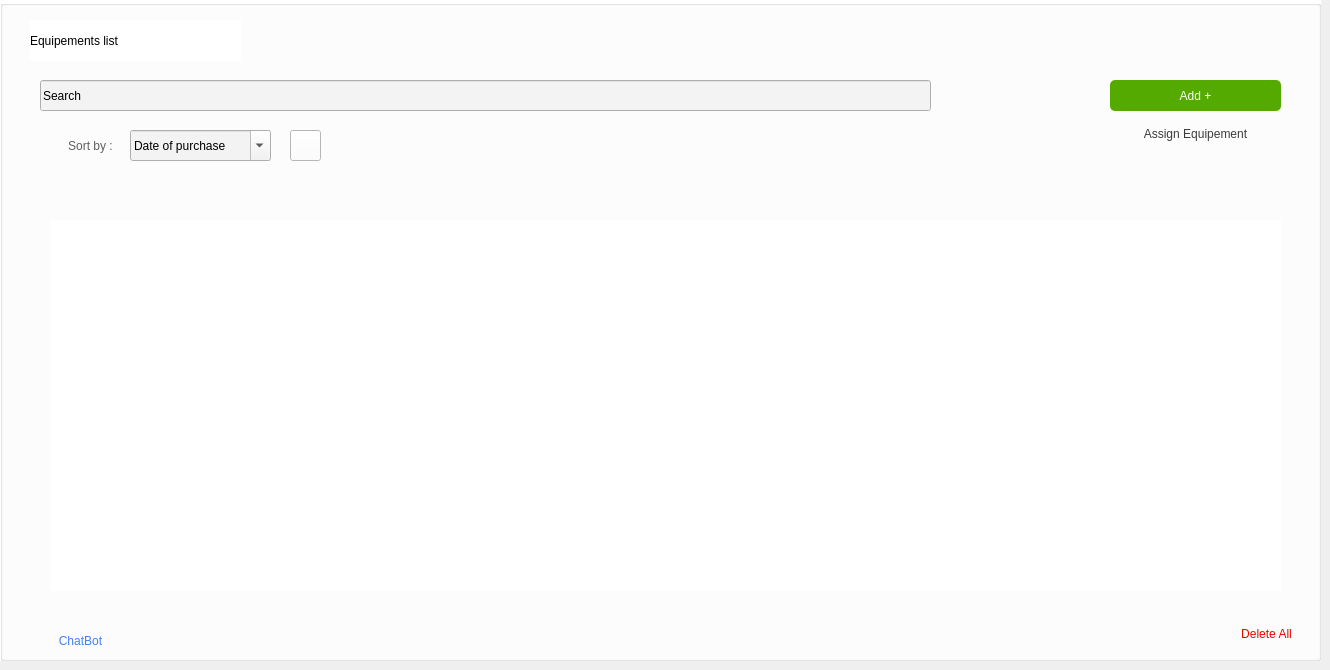
      <widget class="QWidget" name="list_equip">
       <widget class="QGroupBox" name="groupBox_3">
        <property name="geometry">
         <rect>
          <x>0</x>
          <y>0</y>
          <width>1321</width>
          <height>661</height>
         </rect>
        </property>
        <property name="styleSheet">
         <string notr="true">background-color: rgb(255, 255, 255);
border-color: rgb(255, 255, 255);</string>
        </property>
        <property name="title">
         <string/>
        </property>
        <widget class="QComboBox" name="sort_equip">
         <property name="geometry">
          <rect>
           <x>130</x>
           <y>130</y>
           <width>141</width>
           <height>31</height>
          </rect>
         </property>
         <property name="styleSheet">
          <string notr="true">background-color: rgb(243, 243, 243);</string>
         </property>
         <property name="editable">
          <bool>true</bool>
         </property>
         <item>
          <property name="text">
           <string>Date of purchase</string>
          </property>
         </item>
         <item>
          <property name="text">
           <string>ID</string>
          </property>
         </item>
         <item>
          <property name="text">
           <string>Number of users</string>
          </property>
         </item>
        </widget>
        <widget class="QPushButton" name="ajouter_equip">
         <property name="geometry">
          <rect>
           <x>1110</x>
           <y>80</y>
           <width>171</width>
           <height>31</height>
          </rect>
         </property>
         <property name="styleSheet">
          <string notr="true">background-color: rgb(85, 170, 0);
font: 9pt &quot;MS Shell Dlg 2&quot;;
color: rgb(255, 255, 255);
border-radius: 5px;</string>
         </property>
         <property name="text">
          <string>Add +</string>
         </property>
         <property name="iconSize">
          <size>
           <width>21</width>
           <height>21</height>
          </size>
         </property>
         <property name="default">
          <bool>false</bool>
         </property>
         <property name="flat">
          <bool>false</bool>
         </property>
        </widget>
        <widget class="QLineEdit" name="search_equip">
         <property name="geometry">
          <rect>
           <x>40</x>
           <y>80</y>
           <width>891</width>
           <height>31</height>
          </rect>
         </property>
         <property name="styleSheet">
          <string notr="true">background-color: rgb(243, 243, 243);</string>
         </property>
         <property name="text">
          <string>Search</string>
         </property>
        </widget>
        <widget class="QLabel" name="label_28">
         <property name="geometry">
          <rect>
           <x>30</x>
           <y>20</y>
           <width>211</width>
           <height>41</height>
          </rect>
         </property>
         <property name="styleSheet">
          <string notr="true">font: 15pt &quot;Poppins&quot;;</string>
         </property>
         <property name="text">
          <string>Equipements list</string>
         </property>
        </widget>
        <widget class="QPushButton" name="stat_equip">
         <property name="geometry">
          <rect>
           <x>330</x>
           <y>130</y>
           <width>31</width>
           <height>31</height>
          </rect>
         </property>
         <property name="text">
          <string/>
         </property>
         <property name="icon">
          <iconset resource="assets.qrc">
           <normaloff>:/img/img/stat.png</normaloff>:/img/img/stat.png</iconset>
         </property>
         <property name="iconSize">
          <size>
           <width>27</width>
           <height>27</height>
          </size>
         </property>
         <property name="flat">
          <bool>true</bool>
         </property>
        </widget>
        <widget class="QTableView" name="tableView_equip">
         <property name="geometry">
          <rect>
           <x>50</x>
           <y>220</y>
           <width>1231</width>
           <height>371</height>
          </rect>
         </property>
         <property name="styleSheet">
          <string notr="true">
QTableView {
    color: black;
    font: 14px;
border: none;
}

QHeaderView{
	background-color:#F1F6FE;
border-bottom: 2px solid;
border-bottom-color: #437FF7;
color: #437FF7;
 height: 50px;
    font: 18px;

}
QHeaderView::vertical{
display:none;
}
QTableView::item{
    border:none;
}
QTableView::item:focus{
    background-color: #F1F6FE;
	color :#437FF7;

	border-color: rgb(255, 255, 255);
}
QScrollBar:vertical {
    background-color: #FFF;
	border: none;
}
 QScrollBar::handle:vertical {
    background-color: #F1F6FE;
border-radius:10px;

 }
QScrollBar:horizontal {
   background-color: #FFF;
	border: none;
}
 QScrollBar::handle:horizontal {
       background-color: #F1F6FE;
border-radius:10px;
 }</string>
         </property>
         <property name="frameShape">
          <enum>QFrame::NoFrame</enum>
         </property>
         <property name="frameShadow">
          <enum>QFrame::Plain</enum>
         </property>
         <property name="lineWidth">
          <number>1</number>
         </property>
         <property name="autoScrollMargin">
          <number>15</number>
         </property>
         <property name="alternatingRowColors">
          <bool>true</bool>
         </property>
         <property name="showGrid">
          <bool>false</bool>
         </property>
         <property name="gridStyle">
          <enum>Qt::SolidLine</enum>
         </property>
         <property name="sortingEnabled">
          <bool>false</bool>
         </property>
         <attribute name="horizontalHeaderVisible">
          <bool>false</bool>
         </attribute>
         <attribute name="horizontalHeaderCascadingSectionResizes">
          <bool>false</bool>
         </attribute>
         <attribute name="horizontalHeaderMinimumSectionSize">
          <number>34</number>
         </attribute>
         <attribute name="horizontalHeaderDefaultSectionSize">
          <number>110</number>
         </attribute>
         <attribute name="horizontalHeaderHighlightSections">
          <bool>true</bool>
         </attribute>
         <attribute name="horizontalHeaderShowSortIndicator" stdset="0">
          <bool>true</bool>
         </attribute>
         <attribute name="verticalHeaderVisible">
          <bool>false</bool>
         </attribute>
         <attribute name="verticalHeaderMinimumSectionSize">
          <number>45</number>
         </attribute>
         <attribute name="verticalHeaderDefaultSectionSize">
          <number>55</number>
         </attribute>
         <attribute name="verticalHeaderHighlightSections">
          <bool>false</bool>
         </attribute>
        </widget>
        <widget class="QPushButton" name="search_button_equip">
         <property name="geometry">
          <rect>
           <x>900</x>
           <y>80</y>
           <width>31</width>
           <height>31</height>
          </rect>
         </property>
         <property name="styleSheet">
          <string notr="true">background-color: rgb(67, 127, 247);</string>
         </property>
         <property name="text">
          <string/>
         </property>
         <property name="icon">
          <iconset resource="assets.qrc">
           <normaloff>:/img/img/ic_search.svg</normaloff>:/img/img/ic_search.svg</iconset>
         </property>
         <property name="iconSize">
          <size>
           <width>15</width>
           <height>15</height>
          </size>
         </property>
         <property name="flat">
          <bool>true</bool>
         </property>
        </widget>
        <widget class="QPushButton" name="sort_button_equip">
         <property name="geometry">
          <rect>
           <x>60</x>
           <y>130</y>
           <width>61</width>
           <height>31</height>
          </rect>
         </property>
         <property name="styleSheet">
          <string notr="true">color: rgb(95, 95, 95);</string>
         </property>
         <property name="text">
          <string>Sort by :</string>
         </property>
         <property name="flat">
          <bool>true</bool>
         </property>
        </widget>
        <widget class="QPushButton" name="delete_all_equip">
         <property name="geometry">
          <rect>
           <x>1220</x>
           <y>620</y>
           <width>93</width>
           <height>28</height>
          </rect>
         </property>
         <property name="styleSheet">
          <string notr="true">font: 10pt &quot;Poppins&quot;;
color: rgb(245, 0, 0);</string>
         </property>
         <property name="text">
          <string>Delete All</string>
         </property>
         <property name="flat">
          <bool>true</bool>
         </property>
        </widget>
        <widget class="QPushButton" name="pushButton">
         <property name="geometry">
          <rect>
           <x>1110</x>
           <y>120</y>
           <width>171</width>
           <height>28</height>
          </rect>
         </property>
         <property name="styleSheet">
          <string notr="true">color: rgb(59, 59, 59);
font: 9pt &quot;Poppins&quot;;</string>
         </property>
         <property name="text">
          <string>Assign Equipement</string>
         </property>
         <property name="flat">
          <bool>true</bool>
         </property>
        </widget>
        <widget class="QPushButton" name="pdf_equip">
         <property name="geometry">
          <rect>
           <x>290</x>
           <y>130</y>
           <width>31</width>
           <height>31</height>
          </rect>
         </property>
         <property name="text">
          <string/>
         </property>
         <property name="icon">
          <iconset resource="assets.qrc">
           <normaloff>:/img/img/pdf.png</normaloff>:/img/img/pdf.png</iconset>
         </property>
         <property name="iconSize">
          <size>
           <width>33</width>
           <height>33</height>
          </size>
         </property>
        </widget>
        <widget class="QPushButton" name="chatbot">
         <property name="geometry">
          <rect>
           <x>10</x>
           <y>620</y>
           <width>141</width>
           <height>41</height>
          </rect>
         </property>
         <property name="styleSheet">
          <string notr="true">font: 10pt &quot;Poppins&quot;;
color: rgb(67, 127, 247);</string>
         </property>
         <property name="text">
          <string>ChatBot</string>
         </property>
         <property name="icon">
          <iconset resource="assets.qrc">
           <normaloff>:/img/img/8943377.png</normaloff>:/img/img/8943377.png</iconset>
         </property>
         <property name="iconSize">
          <size>
           <width>43</width>
           <height>43</height>
          </size>
         </property>
         <property name="flat">
          <bool>true</bool>
         </property>
        </widget>
        <zorder>sort_equip</zorder>
        <zorder>ajouter_equip</zorder>
        <zorder>search_equip</zorder>
        <zorder>label_28</zorder>
        <zorder>stat_equip</zorder>
        <zorder>tableView_equip</zorder>
        <zorder>sort_button_equip</zorder>
        <zorder>delete_all_equip</zorder>
        <zorder>pushButton</zorder>
        <zorder>search_button_equip</zorder>
        <zorder>pdf_equip</zorder>
        <zorder>chatbot</zorder>
       </widget>
      </widget>
